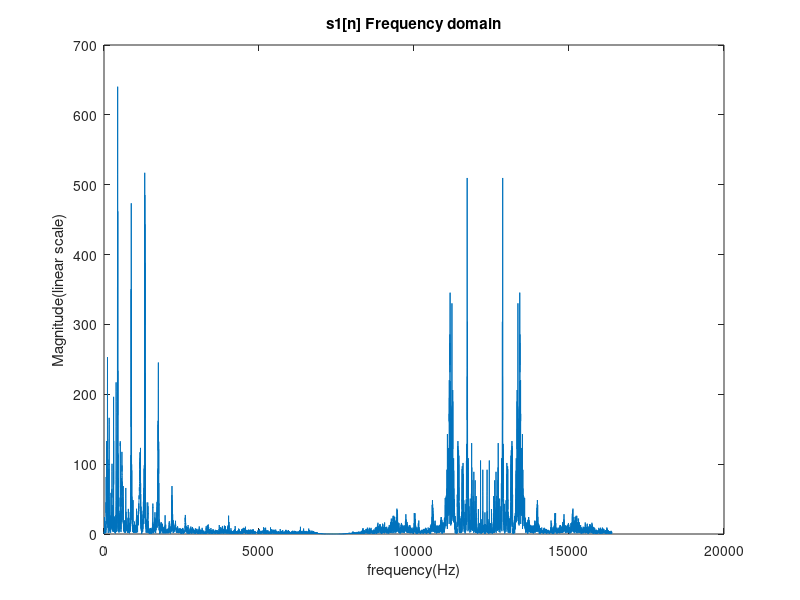
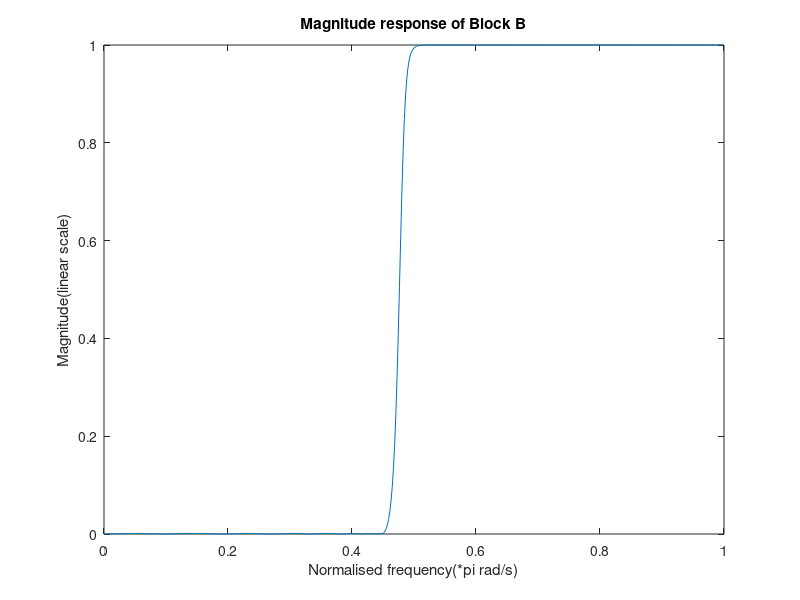

Source code (MATLAB) for these figures, in order: (Note: this script raises an error after producing the figures.)
%second order notch filter, block A
clc
clear all
close all

load('projsignal0.mat');
%this is the input
rs = rs(1:25E3);%only take the first 25000 data point
fs1 = 32.768e3;
beta = cos(2*pi*(4915.2/fs1));
%beta = cos(2*pi*(7372.8/fs1));
notch_bw = 0.015*pi;%changed to a wider bandwidth
alpha = (1/cos(notch_bw)) - sqrt((1)/((cos(notch_bw))^2)-1)

num_A  = ((1+alpha)/2).*[1 -2*beta 1];
dem_A = [1 -beta*(1+alpha) alpha];

%filter characteristic
[hA, wA] = freqz(num_A, dem_A, 1E2);

%now
r1r2 = filter(num_A, dem_A, rs);

figure;
N=25000;
X1_mags = abs(fft(r1r2));
fax_bins = [0 : N-1]; %frequency axis in bins
N_2 = ceil(N/2);
plot(fax_bins(1:N_2)*fs1/N, X1_mags(1:N_2));
title('s1[n] Frequency domain');
xlabel('frequency(Hz)');
ylabel('Magnitude(linear scale)');



figure;
%%%highpass filter, block B
dp_B=9E-3; ds_B=0.001;
%peak passband ripple and minimum stopband attenuation in dB
ap_B=-20*log10(1-dp_B); as_B=-20*log10(ds_B);


ws_B = (2* 8192/fs1)-0.05;
wp_B = 2* 8192/fs1;%passband

[ordB, ~] = cheb2ord(wp_B, ws_B, ap_B, as_B);
[num_B, dem_B] = cheby2(ordB, as_B, ws_B, 'high');
[hB, wB] = freqz(num_B, dem_B);

%MAG
plot(wB/pi, abs(hB));
title('Magnitude response of Block B');
xlabel('Normalised frequency(*pi rad/s)');
ylabel('Magnitude(linear scale)');

%PHASE
figure;
plot(wB/pi, phase(hB));
title('Phase response of Block B');
xlabel('Normalised frequency(*pi rad/s)');
ylabel('Phase(rad)');



%apply the filter
r2 = filter(num_B, dem_B, r1r2);


figure;
N=25000;
X1_mags = abs(fft(r2));
fax_bins = [0 : N-1]; %frequency axis in bins
N_2 = ceil(N/2);
plot(fax_bins(1:N_2)*fs1/N, X1_mags(1:N_2));
title('s~ 2[n] in Frequency domain');
xlabel('frequency(Hz)');
ylabel('Magnitude(linear scale)');


%demodulation

t = (0:1:24999).* (1/fs1);
demod = zeros(1, 25000);
for i = 1:1:25000
    demod(i) = r2(i).*cos(2*pi*12288*t(i)+ pi/3);
end

figure;
N=25000;
X1_mags = abs(fft(demod));
fax_bins = [0 : N-1]; %frequency axis in bins
N_2 = ceil(N/2);
plot(fax_bins(1:N_2)*fs1/N, X1_mags(1:N_2));
title('Demodulated signal in Frequency domain');
xlabel('frequency(Hz)');
ylabel('Magnitude(linear scale)');


%the only requirement here is the passband of r1
dp_C=9E-3; ds_C=0.001;
%peak passband ripple and minimum stopband attenuation in dB
ap_C=-20*log10(1-dp_C); as_C=-20*log10(ds_C);

wp_C = 2* 4096/fs1;
ws_C = wp_C +0.05;%right after passband

[ordC, ~] = cheb2ord(wp_C, ws_C, ap_C, as_C);
[num_C, dem_C] = cheby2(ordC, as_C, ws_C, 'low');
[hC, wC] = freqz(num_C, dem_C);
%MAG
figure;
plot(wC/pi, abs(hC));
title('Magnitude response of Block C');
xlabel('Normalised frequency(*pi rad/s)');
ylabel('Magnitude(linear scale)');

%PHASE
figure;
plot(wC/pi, phase(hC));
title('Phase response of Block C');
xlabel('Normalised frequency(*pi rad/s)');
ylabel('Phase(rad)');



%DEMOD AND LPFILTERED
r1 = filter(num_C, dem_C, demod);


figure;
N=25000;
X1_mags = abs(fft(r1));
fax_bins = [0 : N-1]; %frequency axis in bins
N_2 = ceil(N/2);
plot(fax_bins(1:N_2)*fs1/N, X1_mags(1:N_2));
title('s2[n] in Frequency domain');
xlabel('frequency(Hz)');
ylabel('Magnitude(linear scale)');

sound(r1, fs1);

fprintf('The order of Block B is %d\n', ordB);
fprintf('The order of Block C is %d\n', ordC);




